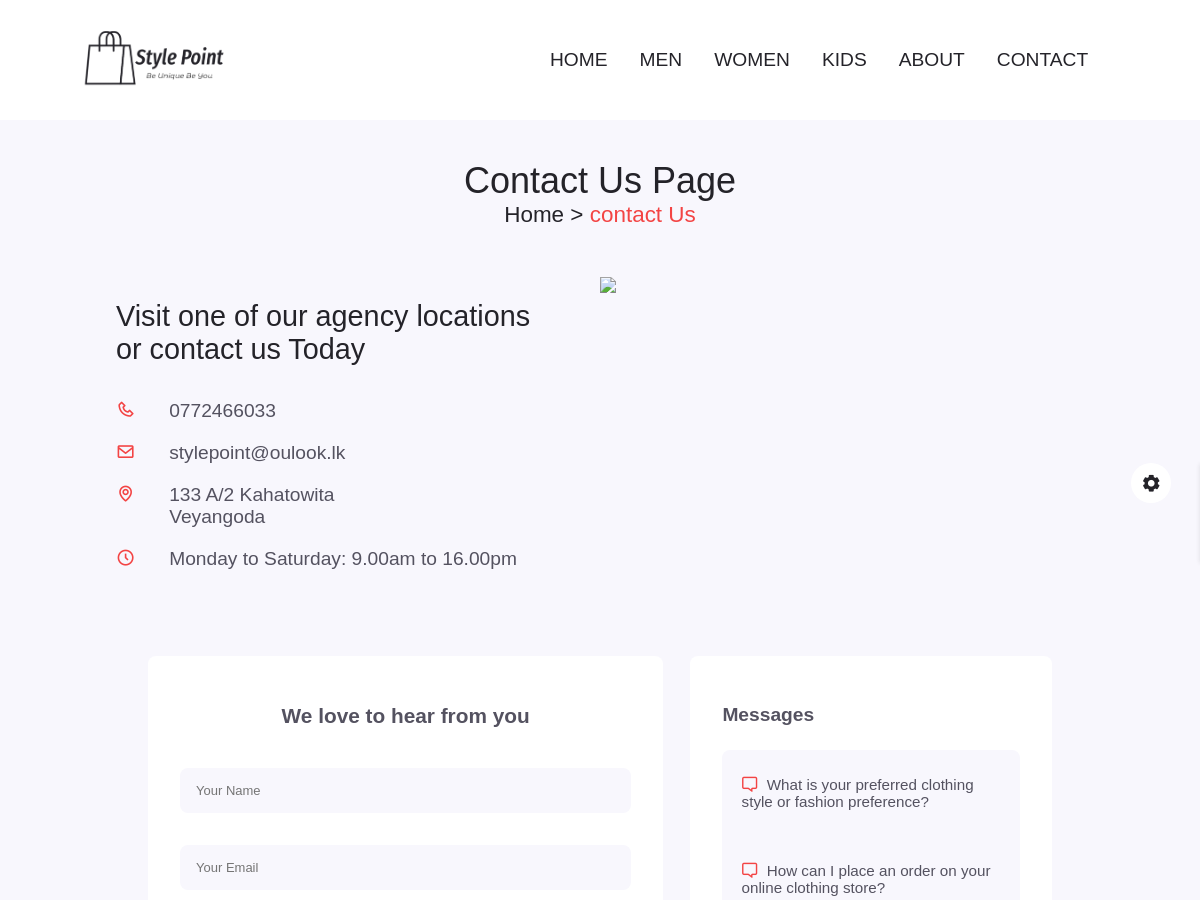
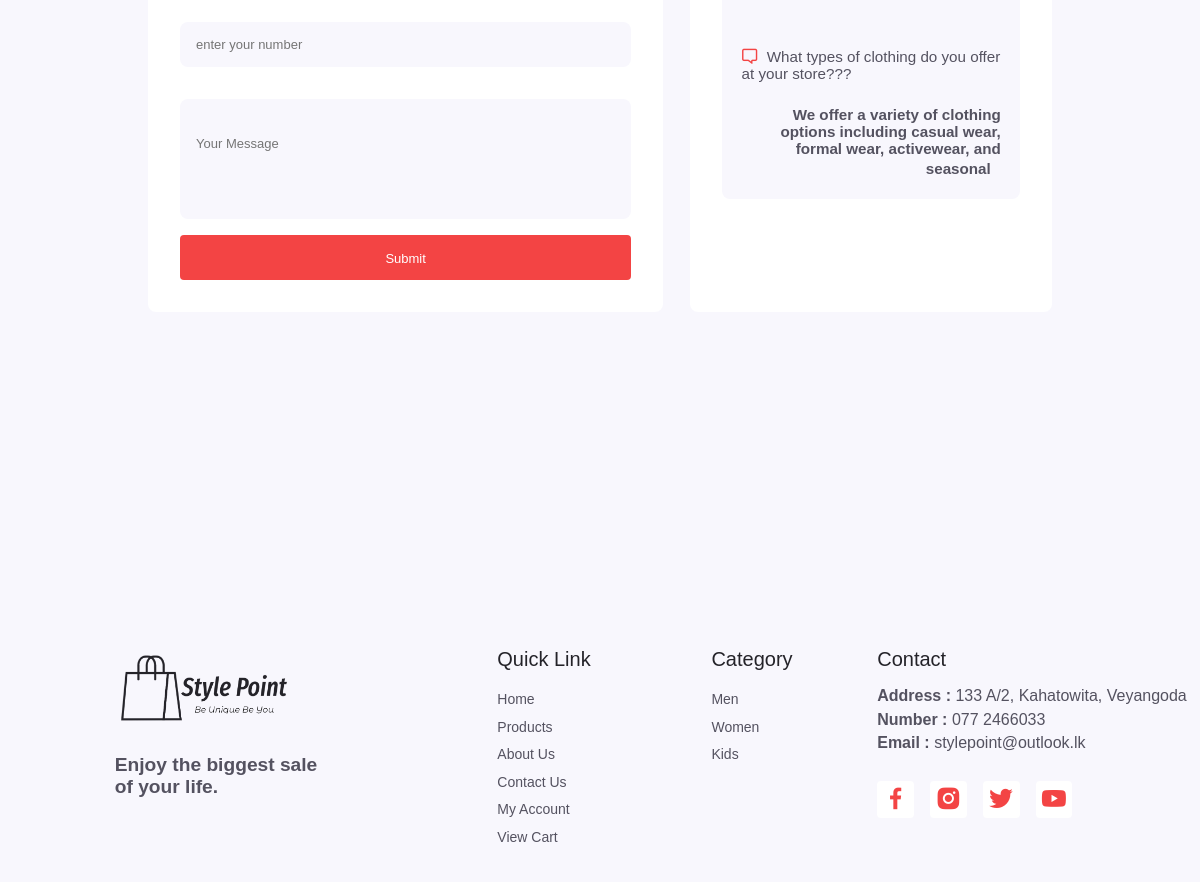
Screenshot of /contect.php with the database file from the repository (2 pictures, top to bottom).
### tables this page shows
CREATE TABLE `messages` (
  `msg_ID` int(100) NOT NULL,
  `name` varchar(100) NOT NULL,
  `email` varchar(100) NOT NULL,
  `number` int(10) NOT NULL,
  `message` varchar(10000) NOT NULL,
  `send_date` date NOT NULL,
  `reply` varchar(1000) NOT NULL,
  `reply_date` date NOT NULL
);

### contect.php (the view, shortened to what this page needs)
<?php
include 'components/connect.php';
?>
<!DOCTYPE html>
<html lang="en">
    <head>
        <link rel="stylesheet" href="css/swiper-bundle.min.css">
        <link rel="stylesheet" href="css/style.css">
        <link rel="stylesheet" class="js-color-style" href="css/colors/color-1.css">
        <link href="https://cdn.jsdelivr.net/npm/remixicon@3.2.0/fonts/remixicon.css" rel="stylesheet">
        <link href='https://unpkg.com/boxicons@2.1.4/css/boxicons.min.css' rel='stylesheet'>
        <link href="/website/css/uicons-bold-rounded.css" rel="stylesheet">
        <link rel="stylesheet" href="">
    </head>
    <body>
        <?php include 'components/user_header.php'; ?>
        <main class="main">
            <section class="contact section container">
                <h2 class="breadcrumb__title">Contact Us Page</h2>
                <h3 class="breadcrumb__subtitle">Home > <span> contact Us</span></h3>
                    <div class="contact__information grid">
                                <div class="information">
                                    <h3> Visit one of our agency locations or contact us Today</h3>
                                    <div>
                                        <li>
                                            <i class="bx bx-phone contact__icon"></i>
                                            <p>0772466033</p>
                                        </li>
                                        <li>
                                            <i class="bx bx-envelope contact__icon"></i>
                                            <p>stylepoint@oulook.lk</p>
                                        </li>
                                        <li>
                                            <i class="bx bx-map contact__icon"></i>
                                            <p>133 A/2 Kahatowita <br>Veyangoda</p>
                                        </li>
                                        <li>
                                            <i class='bx bx-time-five'></i>
                                            <p>Monday to Saturday: 9.00am to 16.00pm</p>
                                        </li>
                                    </div>
                                </div>
                                <div class="contact__img">
                                    <img src="images/about_us/contect-1.png">
                                </div>
                    </div><br><br>
                    <div class="contact__form-container grid">
                        <div class="contact__form">
                            <div class="contact__title">We love to hear from you</div>
                            <form action="" method="post" class="contact__form-form">
                                <input type="text" name="name" placeholder="Your Name" class="form__input" maxlength="50">
                                <input type="email" name="email" placeholder="Your Email" class="form__input" maxlength="50" oninput="this.value = this.value.replace(/\s/g, '')">
                                <input type="number" name="number" min="0" max="9999999999" class="form__input" placeholder="enter your number" required maxlength="10" oninput="enforceLength(this, 10)">
                                <input type="text" name="msg" placeholder="Your Message" class="form__input-message">
                                <input type="submit" value="Submit" name="message" class="success">
                            </form>
                        </div>
                        <div class="contact__reply">
                            <div class="message_title">Messages</div>
                            <div class="replys">
                            <?php
                                $select_messages = $conn->prepare("SELECT * FROM `messages` ORDER BY `msg_ID` DESC LIMIT 5");
                                $select_messages->execute();
                                if($select_messages->rowCount() > 0){
                                    while($fetch_messages = $select_messages->fetch(PDO::FETCH_ASSOC)){
                            ?>
                                <div class="messages">
                                    <div class="msg"><i class="fa-regular fa-message fa-flip-horizontal"></i><?= $fetch_messages['message']; ?></div>
                                </div>
                                <div class="reply">
                                    <div class="ans"><?= $fetch_messages['reply']; ?><i class="ri-reply-line"></i></div>
                                </div>
                            <?php
                                    }
                                }else{
                                    echo '<p class="empty">you have no messages</p>';
                                }
                            ?>
                            </div>
                        </div>
                    </div>
                </section>
                <section class="feature section container">
                </section>
        </main>
        <?php include 'components/user_footer.php'; ?>
    </body>
</html>

### css/style.css (style rules this page uses)
:root { --header-height: 3.5rem; --hue: 0; --first-color: hsl(var(--hue), 88%, 61%); --first-color-alt: hsl(var(--hue), 88%, 58%); --title-color: hsl(250, 8%, 15%); --text-color: hsl(250, 8%, 35%); --body-color: hsl(250, 60%, 98%); --container-color: #fff; --shadow: hsla(0, 0%, 15%, .1); --scroll-bar-color: hsl(250, 12%, 90%); --scroll-thumb-color: hsl(250, 12%, 80%); --border-color-alt: hsl(113, 13%, 90%); --body-font: 'Roboto Slab', sans-serif; --bigest-font-size: 4rem; --h1-font-size: 2.25rem; --h2-font-size: 1.5rem; --h3-font-size: 1.25rem; --normal-font-size: 1.2rem; --small-font-size: .875rem; --smaller-font-size: .813rem; --font-medium: 500; --font-bold: 600; --mb-0-5: .5rem; --mb-0-75: .75rem; --mb-1: 1rem; --mb-1-5: 1.5rem; --mb-2: 2rem; --mb-2-5: 2.5rem; --mb-3: 3rem; --z-tooltip: 10; --z-fixed: 100; }
* { box-sizing: border-box; margin: 0; padding: 0; }
html { scroll-behavior: smooth; }
body, button, input { font-family: var(--body-font); font-size: var(--normal-font-size); }
body { background-color: var(--body-color); color: var(--text-color); }
h1, h2, h3, h4 { color: var(--title-color); font-weight: var(--font-medium); }
img { max-width: 100%; height: auto; }
button, input { border: none; outline: none; }
.section { padding: 7rem 0 2rem; }
.section__title, .breadcrumb__title { font-size: var(--h1-font-size); }
.section__title, .breadcrumb__subtitle { margin-bottom: var(--mb-3); }
.section__title, .breadcrumb__title, .breadcrumb__subtitle { text-align: center; }
.breadcrumb__subtitle span { color: var(--first-color); }
.container { max-width: 968px; margin-left: auto; margin-right: auto; padding-top: 10rem; }
.grid { display: grid; }
.contact__information { grid-template-columns: 50% 50%; margin-bottom: var(--mb-2); }
.information { width: 90%; }
.information h3 { font-size: 1.8rem; margin-top: 1.5rem; margin-bottom: 1.5rem; }
.information li { list-style: none; display: flex; padding: 10px 0; }
.information li i { font-size: var(--normal-font-size); padding-right: 22px; color: var(--first-color); margin-right: var(--mb-0-75); }
.information li p { margin: 0; font-size: var(--normal-font-size); }
.contact__title { font-size: 1.3rem; font-weight: bold; text-align: center; padding-top: 1rem; padding-bottom: 1.5rem; }
.contact__form-container { padding: 0 2rem 0 2rem; grid-template-columns: 60% 40%; }
.contact__form { width: 95%; text-align: center; background-color: var(--container-color); border-radius: .5rem; padding: 2rem 1rem; }
.contact__form-form { width: 100%; border-radius: .5rem; padding-right: 1rem; padding-left: 1rem; text-align: center; }
.form__input { width: 100%; padding-inline: 1rem; height: 45px; border-radius: 0.5rem; font-size: var(--smaller-font-size); margin: 1rem 0; background-color: var(--body-color); border: none; }
.form__input-message { width: 100%; padding-inline: 1rem; height: 120px; border-radius: 0.5rem; font-size: var(--smaller-font-size); margin: 1rem 0; background-color: var(--body-color); border: none; padding-bottom: 2rem; }
.contact__reply { width: auto; background-color: var(--container-color); border-radius: .5rem; padding: 2rem; }
.message_title { font-size: 1.2rem; font-weight: bold; text-align: left; padding-top: 1rem; padding-bottom: 1.5rem; }
.replys { background-color: var(--body-color); border-radius: .5rem; padding: 1.2rem; }
.messages { padding-top: .4rem; }
.msg i { text-align: left; color: var(--first-color); margin-right: 10px; }
.msg { text-align: left; font-size: .95rem; }
.reply { font-size: 1rem; padding-top: 1.5rem; font-weight: 600; }
.ans { text-align: right; font-size: .95rem; }
.success { display: inline-block; cursor: pointer; border: none; background: var(--first-color); color: #fff; font-weight: var(--font-medium); border-radius: .25rem .25rem .25rem .25rem; width: 100%; height: 45px; font-size: var(--smaller-font-size); text-align: center; padding-top: 1rem; padding-bottom: 1rem; }

### css/colors/color-1.css (style rules this page uses)
:root { --hue: 0; --first-color: hsl(var(--hue), 88%, 61%); --first-color-alt: hsl(var(--hue), 88%, 58%) }

### rows the page displays
messages: message "What is your preferred clothing style or fashion preference?"
messages: message "How can I place an order on your online clothing store?"
messages: message "What types of clothing do you offer at your store???", reply "We offer a variety of clothing options including casual wear, formal wear, activewear, and seasonal"
